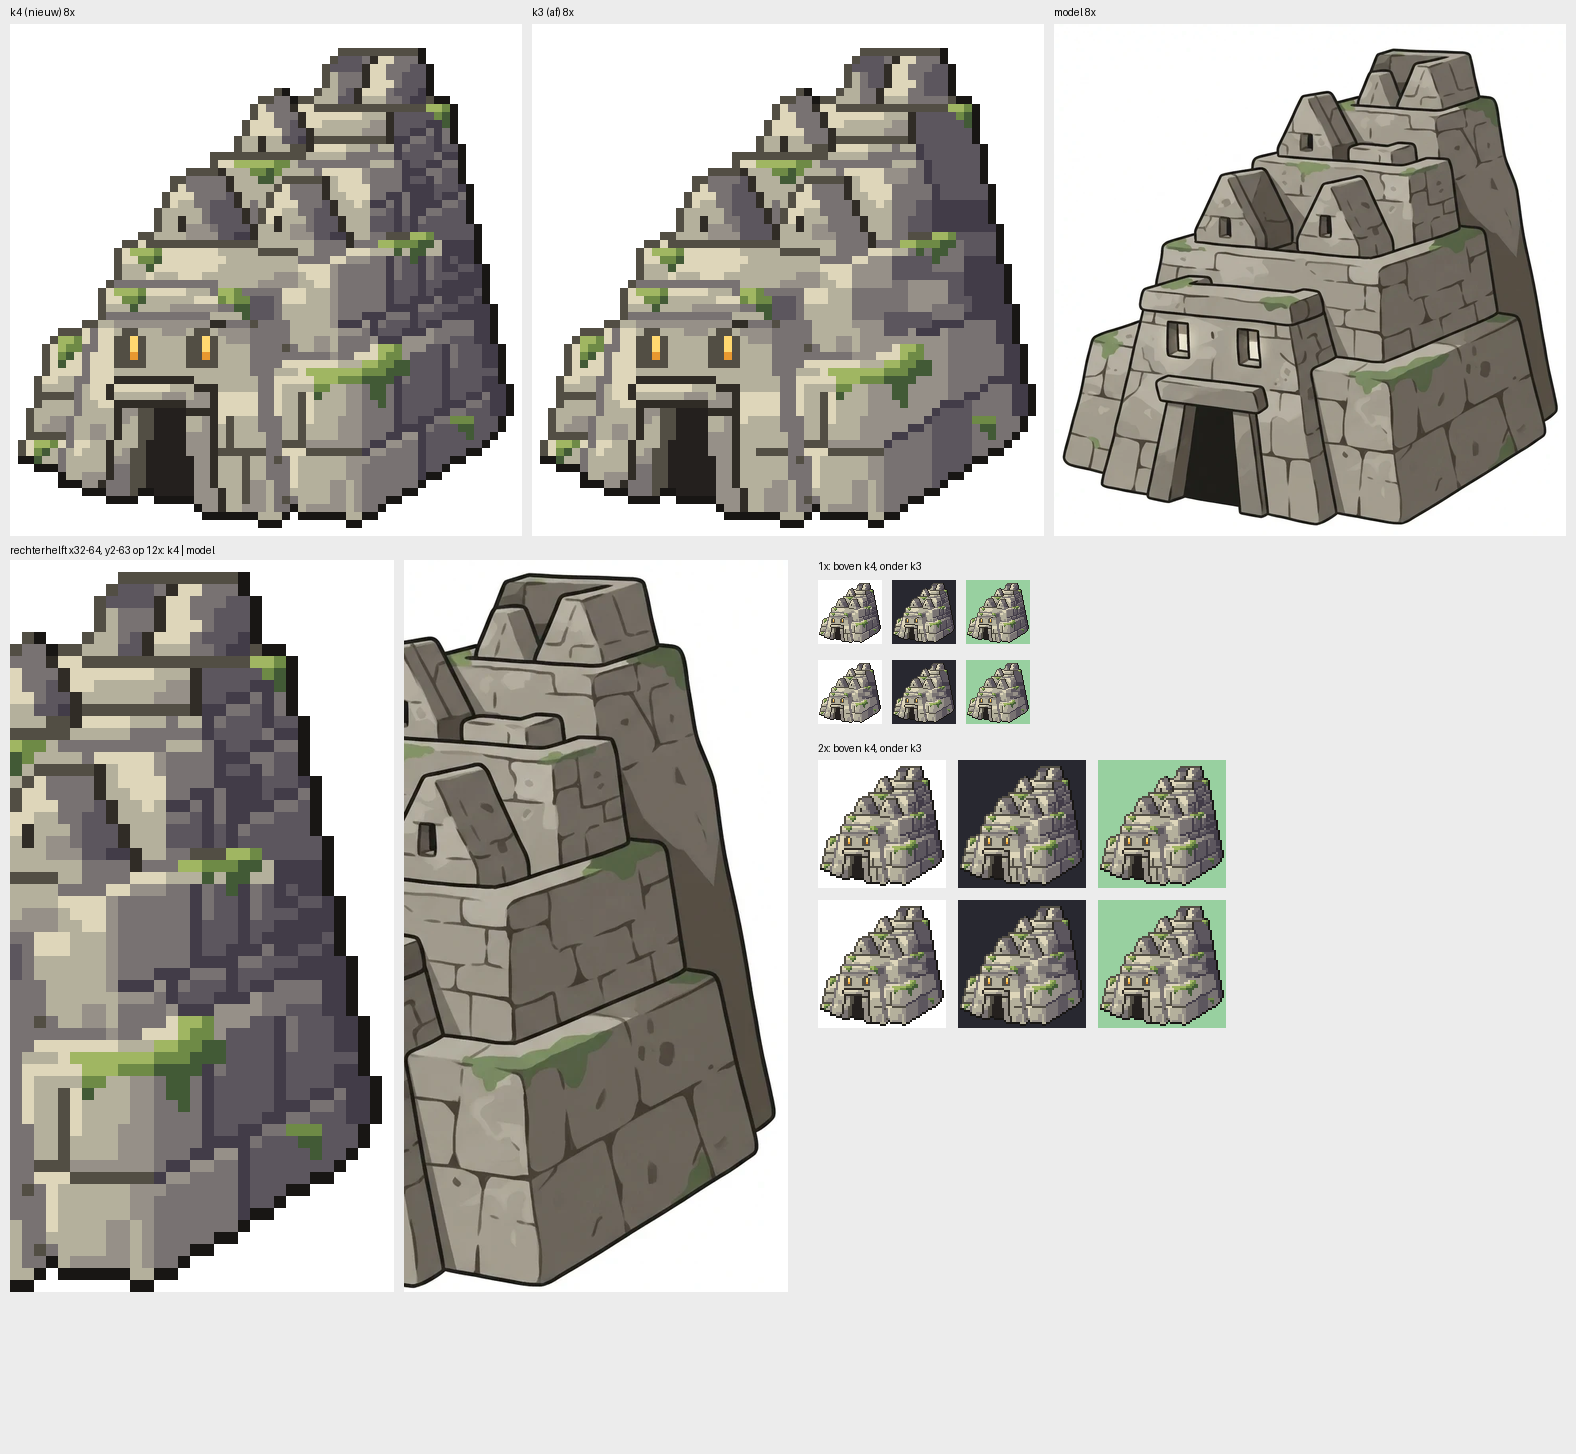

The Python source for this figure:
import sys
from PIL import Image, ImageDraw
src=sys.argv[1] if len(sys.argv)>1 else 'tempel.png'; out=sys.argv[2] if len(sys.argv)>2 else 'vel.png'
M=Image.open('../../referenties/model.webp').convert('RGB'); s=(983-46)/62
def mcrop(x0,y0,x1,y1,z):
    return M.crop((int(46+(x0-1)*s),int(57+(y0-3)*s),int(46+(x1-1)*s),int(57+(y1-3)*s))).resize(((x1-x0)*z,(y1-y0)*z),Image.LANCZOS)
def op(p,bg,box=(0,0,64,64),z=8):
    im=Image.open(p).convert('RGBA').crop(box); b=Image.new('RGBA',im.size,bg+(255,)); b.alpha_composite(im)
    return b.convert('RGB').resize(((box[2]-box[0])*z,(box[3]-box[1])*z),Image.NEAREST)
W=Image.new('RGB',(3*512+40,512+30+61*12+30+150),(236,236,236)); d=ImageDraw.Draw(W)
W.paste(op(src,(255,255,255)),(10,24)); W.paste(op('../k3/tempel.png',(255,255,255)),(532,24)); W.paste(mcrop(0,0,64,64,8),(1054,24))
for i,t in enumerate(['k4 (nieuw) 8x','k3 (af) 8x','model 8x']): d.text((10+i*522,6),t,fill=(0,0,0))
y=24+512+24
d.text((10,y-16),'rechterhelft x32-64, y2-63 op 12x: k4 | model',fill=(0,0,0))
W.paste(op(src,(255,255,255),(32,2,64,63),12),(10,y)); W.paste(mcrop(32,2,64,63,12),(10+32*12+10,y))
x=10+64*12+40
for j,c in enumerate([(255,255,255),(40,40,48),(152,208,160)]):
    W.paste(op(src,c,z=1),(x+j*74,y+20)); W.paste(op('../k3/tempel.png',c,z=1),(x+j*74,y+100))
    W.paste(op(src,c,z=2),(x+j*140,y+200)); W.paste(op('../k3/tempel.png',c,z=2),(x+j*140,y+340))
d.text((x,y),'1x: boven k4, onder k3',fill=(0,0,0)); d.text((x,y+182),'2x: boven k4, onder k3',fill=(0,0,0))
W.save(out)
